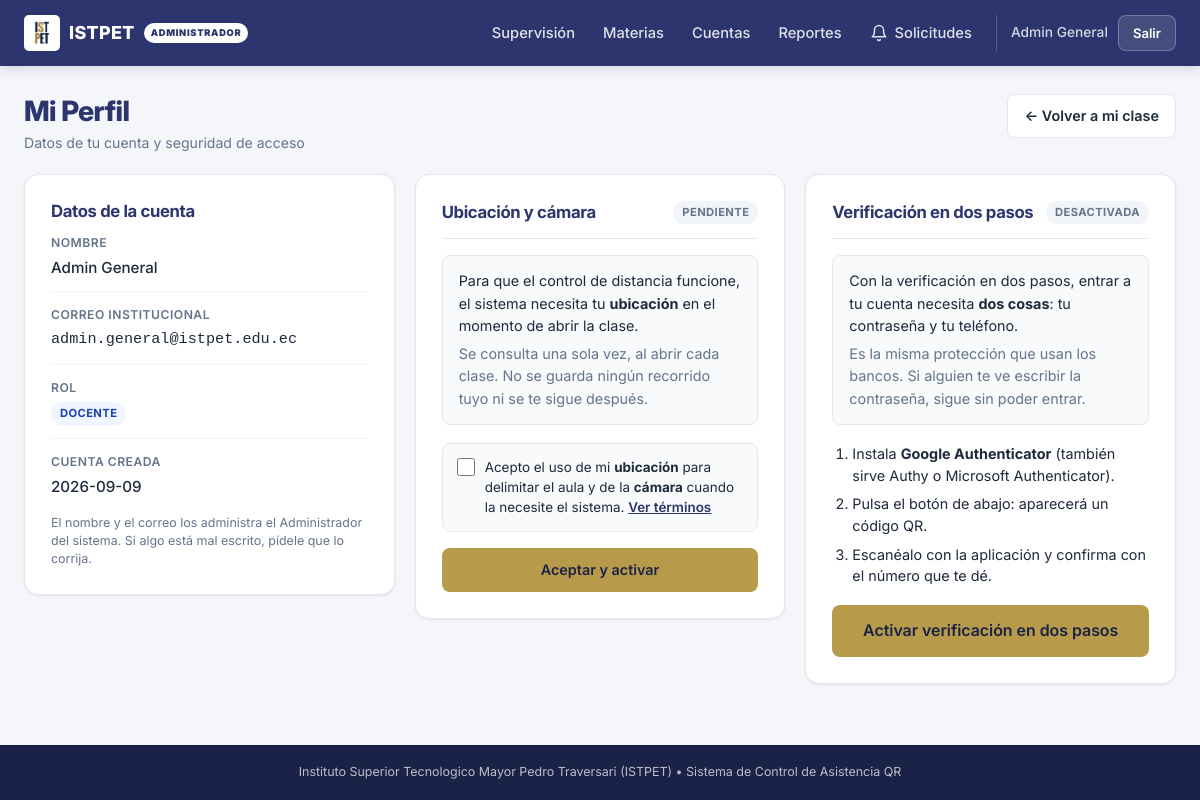
Screenshot of /public/docente/perfil (signed in) with the database file from the repository.
### tables this page shows
CREATE TABLE `usuarios` (
  `id` int(11) NOT NULL AUTO_INCREMENT,
  `nombre` varchar(80) NOT NULL,
  `apellido` varchar(80) NOT NULL,
  `correo` varchar(150) NOT NULL,
  `telefono` varchar(15) DEFAULT NULL,
  `password` varchar(255) NOT NULL,
  `totp_secreto` varchar(64) DEFAULT NULL,
  `totp_activado` tinyint(1) NOT NULL DEFAULT 0,
  `totp_desde` datetime DEFAULT NULL,
  `rol` enum('docente','admin') NOT NULL DEFAULT 'docente',
  `activo` tinyint(1) NOT NULL DEFAULT 1,
  `consentimiento_en` datetime DEFAULT NULL COMMENT 'Cuando acepto el uso de ubicacion y camara',
  `consentimiento_version` varchar(10) DEFAULT NULL COMMENT 'Version del texto que acepto',
  `creado_en` timestamp NOT NULL DEFAULT current_timestamp(),
  PRIMARY KEY (`id`),
  UNIQUE KEY `correo` (`correo`),
  KEY `idx_usuario_telefono` (`telefono`)
);

### controllers/DocenteController.php (called while the page is built, shortened)
<?php
require_once dirname(__DIR__) . '/models/Usuario.php';
class DocenteController extends BaseController
{
    public function perfil(): void
    {
        $usuario = Usuario::buscarPorId($this->idUsuarioActual());
        $secreto = Usuario::secretoTotp((int)$usuario['id']);
        $activo  = Usuario::tieneTotpActivo($usuario);
        $qr = null;
        [$mensaje, $error] = $this->obtenerFlash();
        $this->vista('docente.perfil', [
            'base'            => self::obtenerRutaBase(),
            'usuario'         => $usuario,
            'totpActivo'      => $activo,
            'consentimientoOk'    => Consentimiento::aceptado('usuario', (int)$usuario['id']),
            'consentimientoFecha' => Consentimiento::fecha('usuario', (int)$usuario['id']),
            'totpPreparado'   => ($secreto !== null && !$activo),
            'qrTotp'          => $qr,
            'secretoLegible'  => $secreto !== null ? Totp::secretoLegible($secreto) : null,
            'mensaje'         => $mensaje,
            'error'           => $error,
            'csrf'            => self::tokenCsrf()
        ]);
    }
}

### public/index.php (called while the page is built, shortened)
<?php
$raiz = dirname(__DIR__);
require_once $raiz . '/controllers/DocenteController.php';
$uri    = parse_url($_SERVER['REQUEST_URI'] ?? '/', PHP_URL_PATH) ?? '/';
$metodo = strtoupper($_SERVER['REQUEST_METHOD'] ?? 'GET');
$directorio = str_replace(DIRECTORY_SEPARATOR, '/', dirname($_SERVER['SCRIPT_NAME'] ?? ''));
if ($directorio !== '/' && $directorio !== '' && str_starts_with($uri, $directorio)) {
    $uri = substr($uri, strlen($directorio));
}
$ruta = '/' . trim($uri, '/');
[$clase, $accion] = $rutas[$ruta][$metodo];
(new $clase())->$accion();

### models/Usuario.php (called while the page is built, shortened)
<?php
class Usuario
{
    public static function buscarPorId(int $id): ?array
    {
        $db = Database::conectar();
        $stmt = $db->prepare("SELECT id, nombre, apellido, correo, telefono, rol, activo, creado_en,
                    totp_secreto, totp_activado, totp_desde
             FROM usuarios WHERE id = ? LIMIT 1");
        $stmt->execute([$id]);
        return $stmt->fetch() ?: null;
    }
}

### views/docente/perfil.php (the view, shortened to what this page needs)
<?php
require dirname(__DIR__) . '/layouts/header.php';
$tok = htmlspecialchars($csrf, ENT_QUOTES, 'UTF-8');
?>
<div class="page-header">
    <div>
        <h1 class="page-title">Mi Perfil</h1>
        <p class="page-subtitle">Datos de tu cuenta y seguridad de acceso</p>
    </div>
    <a href="<?= $base ?>/docente" class="btn btn-outline">&larr; Volver a mi clase</a>
</div>
<div class="perfil-grid">
    <div class="card">
        <h2 class="card-titulo">Datos de la cuenta</h2>
        <dl class="ficha-datos">
            <div>
                <dt>Nombre</dt>
                <dd><?= htmlspecialchars(trim($usuario['nombre'] . ' ' . $usuario['apellido'])) ?></dd>
            </div>
            <div>
                <dt>Correo institucional</dt>
                <dd class="celda-correo"><?= htmlspecialchars($usuario['correo']) ?></dd>
            </div>
            <div>
                <dt>Rol</dt>
                <dd><span class="badge badge-info">DOCENTE</span></dd>
            </div>
            <div>
                <dt>Cuenta creada</dt>
                <dd><?= htmlspecialchars(substr((string)$usuario['creado_en'], 0, 10)) ?></dd>
            </div>
        </dl>
        <p class="form-ayuda mt-4">
            El nombre y el correo los administra el Administrador del sistema.
            Si algo está mal escrito, pídele que lo corrija.
        </p>
    </div>
    <div class="card">
        <div class="card-header-flex">
            <h2 class="card-titulo mb-0">Ubicación y cámara</h2>
            <span class="badge <?= !empty($consentimientoOk) ? 'badge-success' : 'badge-neutral' ?>">
                <?= !empty($consentimientoOk) ? 'ACEPTADO' : 'PENDIENTE' ?>
            </span>
        </div>
        <?php if (!empty($consentimientoOk)): ?>
            <div class="totp-estado ok">
                <p>
                    Aceptaste el uso de tu ubicación para fijar el área de tus clases.
                    <?php if (!empty($consentimientoFecha)): ?>
                        <br><span class="text-muted">
                            Aceptado el <?= htmlspecialchars(date('d/m/Y \a \l\a\s H:i', strtotime($consentimientoFecha))) ?>
                        </span>
                    <?php endif; ?>
                </p>
            </div>
            <p class="form-ayuda mb-3">
                Al abrir una clase, tus coordenadas marcan el centro del aula. Los
                estudiantes que estén a más de <?= (int)($radioGeo ?? 500) ?> metros no
                podrán registrarse aunque tengan el código.
            </p>
            <details class="bloque-desplegable">
                <summary>Retirar mi permiso</summary>
                <p class="form-ayuda mb-3">
                    Si lo retiras, tus clases se abrirán sin control de ubicación:
                    cualquiera con el código podrá registrarse desde donde esté.
                </p>
                <form action="<?= $base ?>/terminos/retirar" method="POST"
                      onsubmit="return confirm('¿Retirar tu permiso? Tus clases dejarán de comprobar la distancia.');">
                    <input type="hidden" name="csrf_token" value="<?= $tok ?>">
                    <button type="submit" class="btn btn-peligro-suave">Retirar permiso</button>
                </form>
            </details>
        <?php else: ?>
            <div class="totp-estado">
                <p>
                    Para que el control de distancia funcione, el sistema necesita tu
                    <strong>ubicación</strong> en el momento de abrir la clase.
                </p>
                <p class="text-muted">
                    Se consulta una sola vez, al abrir cada clase. No se guarda ningún
                    recorrido tuyo ni se te sigue después.
                </p>
            </div>
            <form action="<?= $base ?>/terminos/aceptar" method="POST">
                <label class="consentimiento" for="aceptoDocente">
                    <input type="checkbox" id="aceptoDocente" name="acepto" value="1" required>
                    <span>
                        Acepto el uso de mi <strong>ubicación</strong> para delimitar el aula
                        y de la <strong>cámara</strong> cuando la necesite el sistema.
                        <a href="<?= $base ?>/terminos" target="_blank" rel="noopener">Ver términos</a>
                    </span>
                </label>
                <button type="submit" class="btn btn-dorado btn-block">Aceptar y activar</button>
            </form>
        <?php endif; ?>
    </div>
    <div class="card">
        <div class="card-header-flex">
            <h2 class="card-titulo mb-0">Verificación en dos pasos</h2>
            <span class="badge <?= $totpActivo ? 'badge-success' : 'badge-neutral' ?>">
                <?= $totpActivo ? 'ACTIVADA' : 'DESACTIVADA' ?>
            </span>
        </div>
        <?php if ($totpActivo): ?>
            <div class="totp-estado ok">
                <p>
                    Tu cuenta está protegida. Al entrar te pedimos tu contraseña y,
                    después, el código de 6 dígitos de tu aplicación autenticadora.
                </p>
                <p class="text-muted">
                    Aunque alguien averigüe tu contraseña, no puede entrar sin tu teléfono.
                </p>
            </div>
            <details class="bloque-desplegable">
                <summary>Desactivar la verificación en dos pasos</summary>
                <p class="form-ayuda mb-3">
                    Solo desactívala si cambiaste de teléfono o perdiste el acceso a la
                    aplicación. Tu cuenta queda menos protegida.
                </p>
                <form action="<?= $base ?>/docente/perfil/2fa/quitar" method="POST"
                      onsubmit="return confirm('¿Seguro que quieres desactivar la verificación en dos pasos?');">
                    <input type="hidden" name="csrf_token" value="<?= $tok ?>">
                    <div class="form-group mb-4">
                        <label for="password" class="form-label">
                            Confirma tu contraseña <span class="text-danger">*</span>
                        </label>
                        <input type="password" id="password" name="password" class="form-control"
                               required maxlength="72" autocomplete="current-password"
                               placeholder="••••••••">
                        <small class="form-ayuda">
                            Se pide por si dejaste la sesión abierta: nadie más debe poder
                            quitarle la protección a tu cuenta.
                        </small>
                    </div>
                    <button type="submit" class="btn btn-peligro-suave">Desactivar</button>
                </form>
            </details>
        <?php else: ?>
            <div class="totp-estado">
                <p>
                    Con la verificación en dos pasos, entrar a tu cuenta necesita
                    <strong>dos cosas</strong>: tu contraseña y tu teléfono.
                </p>
                <p class="text-muted">
                    Es la misma protección que usan los bancos. Si alguien te ve escribir
                    la contraseña, sigue sin poder entrar.
                </p>
            </div>
            <ol class="pasos-totp">
                <li>Instala <strong>Google Authenticator</strong> (también sirve Authy o Microsoft Authenticator).</li>
                <li>Pulsa el botón de abajo: aparecerá un código QR.</li>
                <li>Escanéalo con la aplicación y confirma con el número que te dé.</li>
            </ol>
            <form action="<?= $base ?>/docente/perfil/2fa/preparar" method="POST">
                <button type="submit" class="btn btn-dorado btn-lg btn-block">
                    Activar verificación en dos pasos
                </button>
            </form>
        <?php endif; ?>
    </div>
</div>
<?php require dirname(__DIR__) . '/layouts/footer.php'; ?>

### rows the page displays
usuarios: nombre+apellido "Admin General", correo "admin.general@istpet.edu.ec", creado_en "2026-09-09"

### other values shown
$nombreActual "Admin General"
